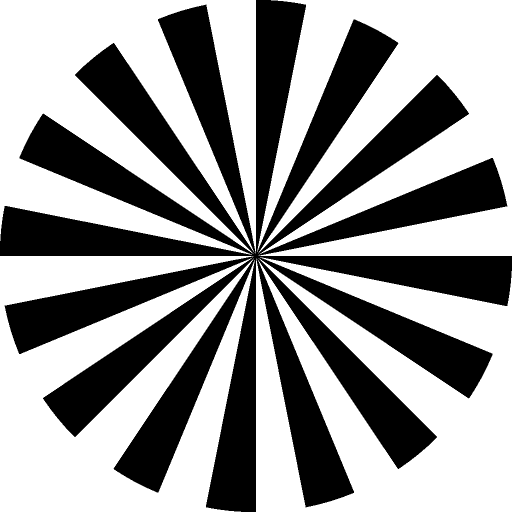
#> input picture src/simulation/pseudo_star.png, 1024 x 1024 px (shown at 1/2 size)
$ python -i amol3116_findcc.py   (imports and definitions only)
#> lines starting #> are read from the running program, lines starting #| are printed output that depends on the picture; after the words box and inside, x2 and y2 are one past the last pixel; in counts of white or black regions, pixels touching at a corner belong together
#> `picture = cv2.imread('../simulation/pseudo_star.png', cv2.IMREAD_GRAYS..`: picture: shape (1024, 1024); 59.9% white; 1 black region, box (x1, y1, x2, y2) and area: (0, 0, 1024, 1024) 420556
# --------------------------------------------------------------------------------------
# Copyright 2016, Benedikt J. Daurer, Filipe R.N.C. Maia, Max F. Hantke, Carl Nettelblad
# Hummingbird is distributed under the terms of the Simplified BSD License.
# -------------------------------------------------------------------------
from backend import add_record
import numpy as np
from numpy.fft import fft2,ifft2,fftshift
from scipy import ndimage
from skimage import segmentation
from skimage import morphology
from scipy.ndimage.filters import gaussian_filter
from scipy.ndimage.measurements import center_of_mass

# [7 lines left out: function gaussian_mask, not called in this run]

def euclid(dim1, dim2, radius, centerX = -1, centerY = -1):
    [X, Y] = np.meshgrid(np.arange(dim1),np.arange(dim2))
    if centerX == -1:
        centerX = np.floor(dim1/2)
    if centerY == -1:
        centerY = np.floor(dim2/2)
    X -= centerX.astype(int)
    Y -= centerY.astype(int)
    circ = (X**2 + Y**2) <= radius**2
    return circ.astype(int)

def strel(dim, shape = 'cross'):
    # dim should be uneven! otherwise output could be asymmetric
    if shape == 'cross':
        se = np.zeros((dim, dim))
        mid = np.floor(dim/2)
        se[mid, :] = 1
        se[:, mid] = 1
    elif shape == 'square':
        se = np.ones((dim, dim))
    elif shape == 'disk':
        se = euclid(dim, dim, np.floor(dim/2))
    return se

# [24 lines left out: functions zeropad, myconv2, centeroidnp, not called in this run]

def get_CC_size(img):
    # here a much simpler function is used as the original was way too slow
    sx = ndimage.sobel(img, axis=0, mode='constant')
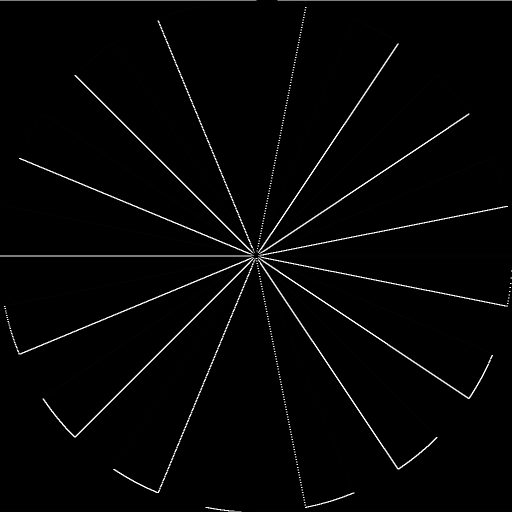
#> sx: shape (1024, 1024) (shown at 1/2 size); min 0, max 255, mean 5
    sy = ndimage.sobel(img, axis=1, mode='constant')
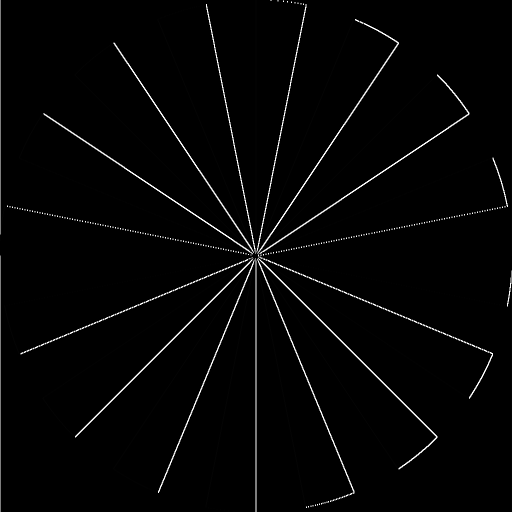
#> sy: shape (1024, 1024) (shown at 1/2 size); min 0, max 255, mean 5
    sob = np.hypot(sx, sy)
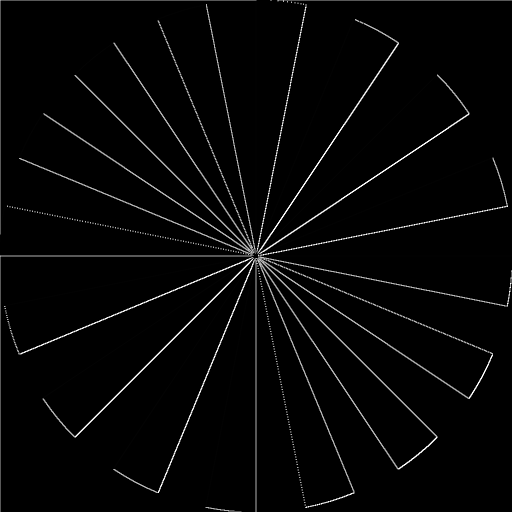
#> sob: shape (1024, 1024) float16 (shown at 1/2 size); min 0, max 360.5, mean 8.8; drawn with min black and max white

    thresh = np.median(sob) * 2
#> thresh = 0
    sob_binary = sob > thresh
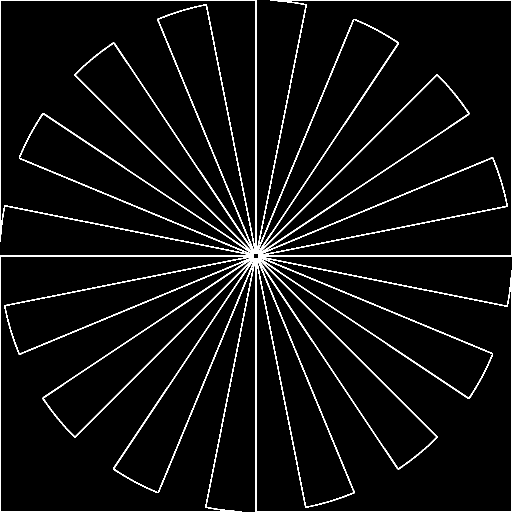
#> sob_binary: shape (1024, 1024) bool (shown at 1/2 size); 4.6% white in thin lines or dots

    im_dilated = morphology.binary_opening(sob_binary, selem = strel(7, shape = 'disk'))
#> im_dilated: shape (1024, 1024) bool; every value is 0
    im_filled = ndimage.binary_fill_holes(im_dilated)

    return np.sum(im_filled)

# [159 lines left out: functions find_cc, find_foci, not called in this run]
# [22 lines of commented-out code are left out]

>>> import cv2
>>> picture = cv2.imread('../simulation/pseudo_star.png', cv2.IMREAD_GRAYSCALE)
>>> result = get_CC_size(picture)
#> result = 0
